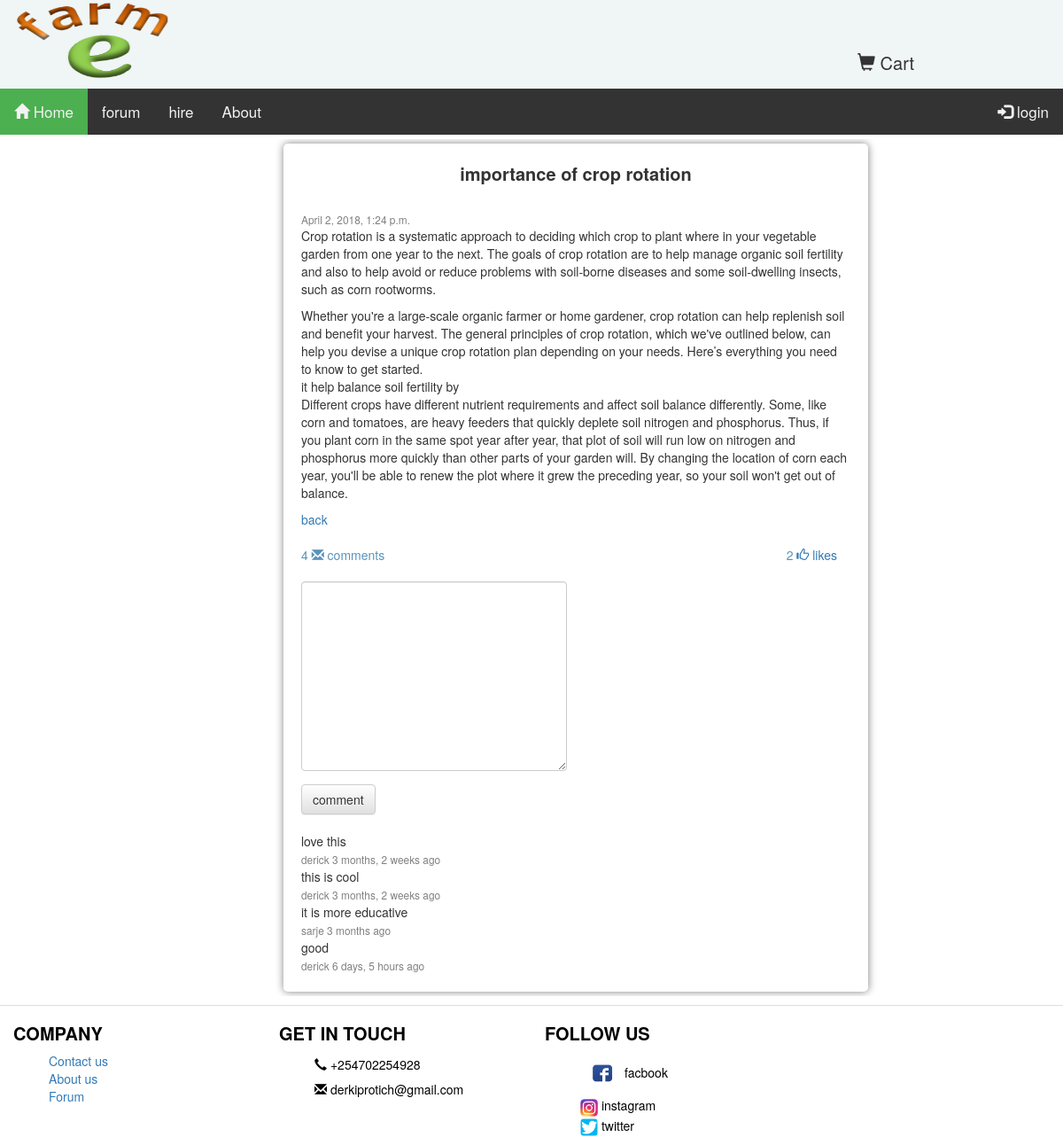
Before: /forum/4/ with the older database file.
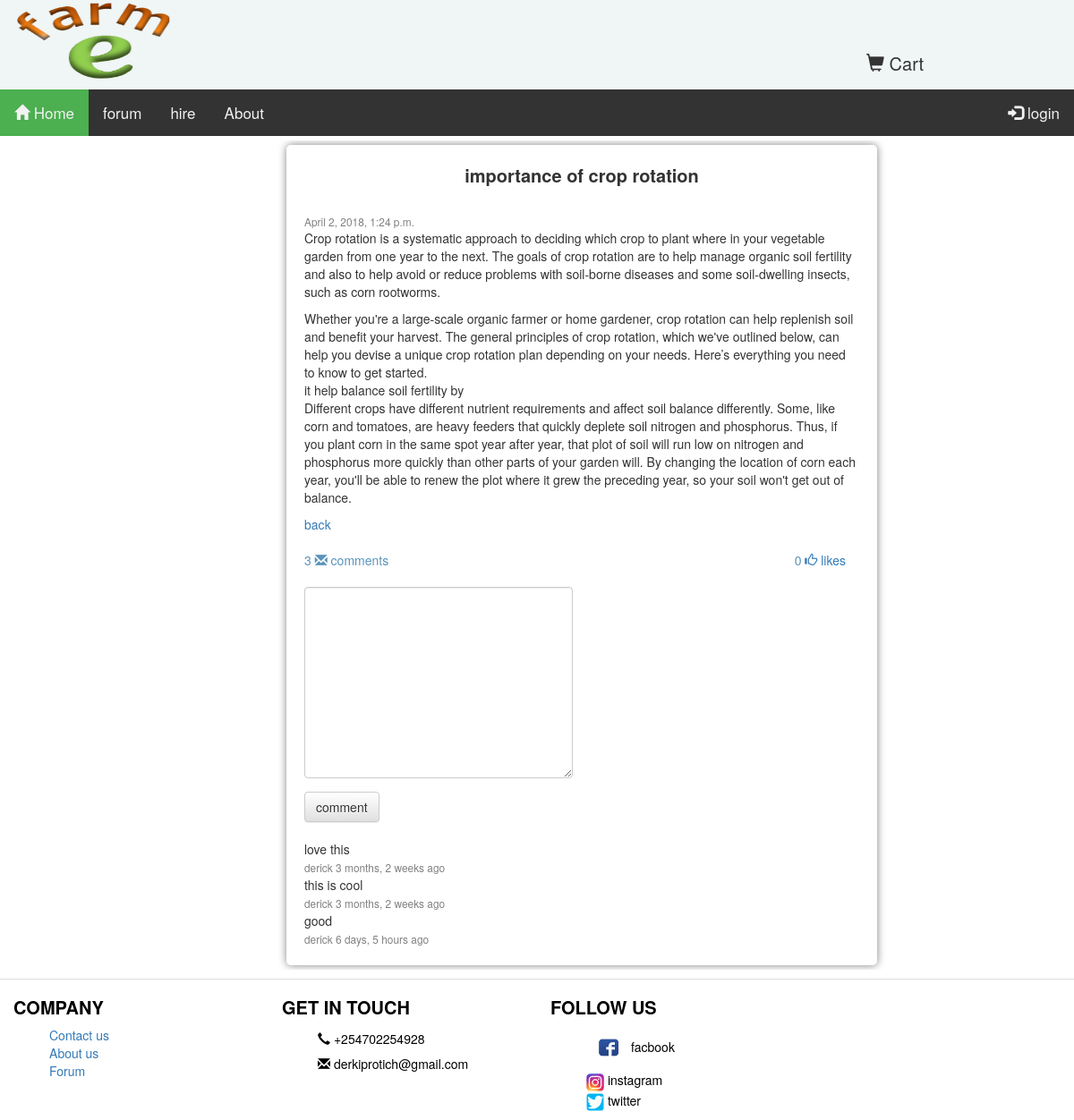
After: the same page with the newer database file.
### comment/models.py (models this page shows, shortened)
class Comment(models.Model):
    user = models.ForeignKey(settings.AUTH_USER_MODEL, default=1,on_delete=models.CASCADE)
    content_type = models.ForeignKey(ContentType, on_delete=models.CASCADE,null=True)
    object_id = models.PositiveIntegerField(null=True)
    content_object = GenericForeignKey('content_type', 'object_id')
    body = models.TextField()
    created = models.DateTimeField(auto_now_add=True)
    active = models.BooleanField(default=True)
    class Meta:
        ordering=('created',)

### forum/views.py (the view, shortened to what this page needs)
# urls.py: url(r'^(?P<post_id>\d+)/$',views.postDetails,name='post_details'),
def postDetails(request,post_id=None):
    post=get_object_or_404(Post,id=post_id)
    content_type=ContentType.objects.get_for_model(Post)
    obj_id =post_id
    initial_data={
        "content_type":post.get_content_type,
        "object_id":post.id
    }
    Comment_form = CommentForm(request.POST or None,initial=initial_data)
    comments = Comment.objects.filter(content_type=content_type,object_id=obj_id)
    return render(request,'forum/detail.html',{'post':post,
                                               'comments':comments,
                                              'Comment_form':Comment_form})

### comment/forms.py
class CommentForm(forms.Form):
    content_type=forms.CharField(widget=forms.HiddenInput)
    object_id = forms.IntegerField(widget=forms.HiddenInput)
    body= forms.CharField(label='',widget=forms.Textarea(attrs={'class':'input'}))

### cart/cart.py (called while the page is built)
	def __len__(self):
		return sum(item['quantity' ] for item in self.cart.values())

### cart/context_processors.py (called while the page is built)
def cart(request):
	return {'cart': Cart(request)}

### forum/models.py (called while the page is built)
    @property
    def get_content_type(self):
        content_type= ContentType.objects.get_for_model(Post)
        return content_type

    def get_post_like_url(self):
        return reverse('postlike',args=[self.id])

### efarm/templates/forum/detail.html (shortened to what this page needs)
{% extends "shop/base.html" %}
{% block content %}
{% load crispy_forms_tags %}
<div class="col-md-3"></div>
<div class="col-md-7 col-sm-12 col-xs-12 ">
     <div class="psted">
            <div style="font-weight:bold; font-size:20px;"><center>{{ post.title }}</center><br></div>
              <small><div class="dat"  >{{ post.date }}</div></small>
                {{post.Description|linebreaks|safe }}
                <a href="{% url 'postview' %}">back</a><br><br>
                <div style="float:right; padding-right:15px; color:#5993bb;">{% with post.likes.count as total_likes %}{{ total_likes}}<a href="{{post.get_post_like_url}}"> <span class="glyphicon glyphicon-thumbs-up"  ></span> like{{total_likes|pluralize}}{% endwith %}</a>
                </div>
             <div style="color:#5993bb;">{% with comments.count as total_comments %}
                 {{ total_comments }} <span class="glyphicon glyphicon-envelope"></span> comment{{ total_comments|pluralize }}
                {% endwith %}</div>
         <div>
             <br>
             <form method="POST" action=".">
                 {{Comment_form|crispy }}
                 <input type="submit" value="comment" class="btn btn-default">
             </form>
             <br>
         </div>
                {% for comment in comments %}
                {{ comment.body }}<br>
                <small style="color:grey;">{{ comment.user }} {{comment.created|timesince}} ago<br></small>
                {% endfor %}
        </div>
</div>
{% endblock%}

Changed rows visible on the page:
removed Comment: body "it is more educative", user "sarje", created "3 months"
Other visible differences:
{{ total_likes }}: "2" → "0"
{{ total_comments }}: "4" → "3"
